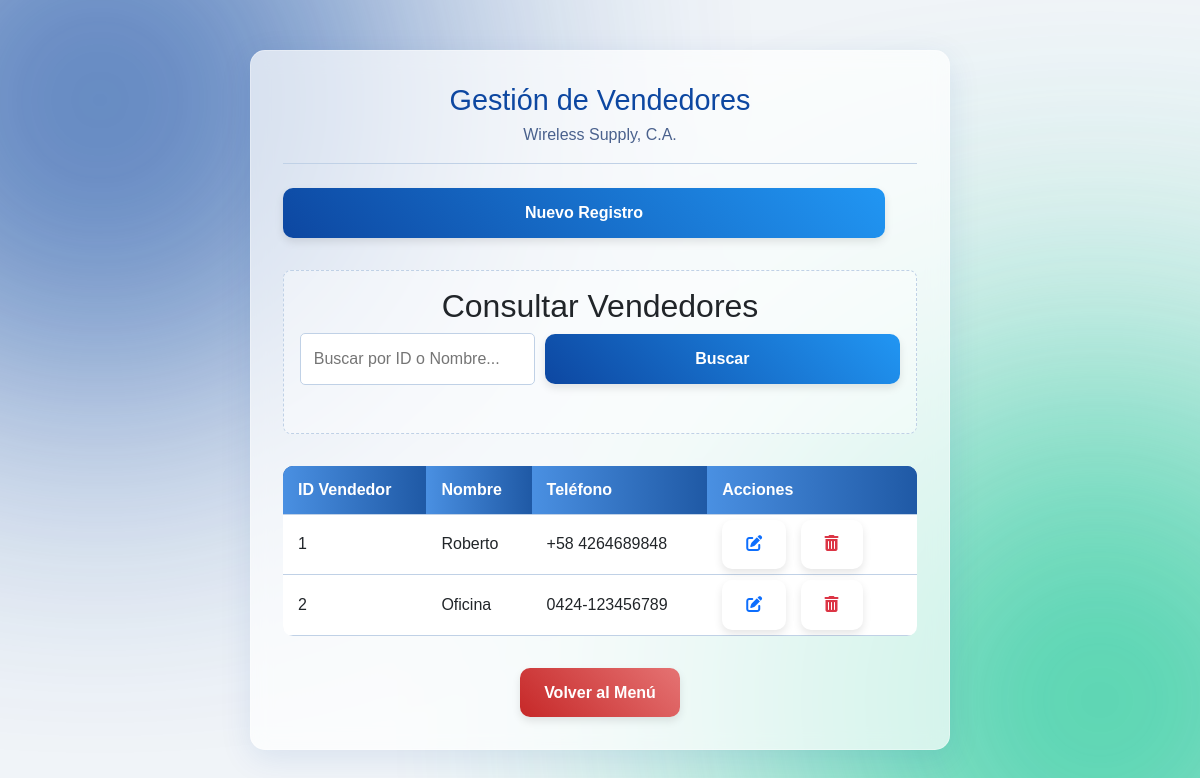
The page /paginas/gestion_vendedores.php on the database its author committed.
### tables this page shows
CREATE TABLE `vendedores` (
  `id_vendedor` int(11) NOT NULL,
  `nombre_vendedor` varchar(100) NOT NULL,
  `telefono_vendedor` varchar(20) NOT NULL
);

### paginas/gestion_vendedores.php (the view, shortened to what this page needs)
<?php
require_once 'conexion.php';
$search_term = isset($_GET['search']) ? $_GET['search'] : '';
$sql_base = "SELECT * FROM `vendedores`";
$sql = $sql_base;
if (!empty($search_term)) {
    $sql .= " WHERE `id_vendedor` LIKE ? OR `nombre_vendedor` LIKE ?";
    $stmt = $conn->prepare($sql);
    $search_param = "%" . $search_term . "%";
    $stmt->bind_param("ss", $search_param, $search_param);
    $stmt->execute();
    $result = $stmt->get_result();
} else {
    $result = $conn->query($sql);
}
?>
<!DOCTYPE html>
<html lang="es">
<head>
    <link href="../css/bootstrap.min.css" rel="stylesheet">
    <link href="../css/all.min.css" rel="stylesheet">
    <link rel="stylesheet" href="../css/style4.css">
    <link rel="stylesheet" href="../css/style3.css">
</head>
<body>
    <div class="register-container">
        <header class="register-header">
            <h1>Gestión de Vendedores</h1>
            <p>Wireless Supply, C.A.</p>
        </header>
        <div style="margin-bottom: 2em; margin-right:2em; text-align: center;">
            <a href="registro_vendedores.php" class="btn btn-primary">Nuevo Registro</a>
        </div>
        <div class="step-section">
            <h2>Consultar Vendedores</h2>
            <form action="gestion_vendedores.php" method="GET" class="search-form">
                <input type="text" name="search" placeholder="Buscar por ID o Nombre..." value="<?php echo htmlspecialchars($search_term); ?>">
                <button type="submit" class="btn btn-primary">Buscar</button>
            </form>
        </div>
        <div class="table-container">
            <table>
                <thead>
                    <tr>
                        <th>ID Vendedor</th>
                        <th>Nombre</th>
                        <th>Teléfono</th>
                        <th>Acciones</th>
                    </tr>
                </thead>
                <tbody>
                    <?php if ($result && $result->num_rows > 0): ?>
                        <?php while($row = $result->fetch_assoc()): ?>
                            <tr>
                                <td><?php echo htmlspecialchars($row['id_vendedor']); ?></td>
                                <td><?php echo htmlspecialchars($row['nombre_vendedor']); ?></td>
                                <td><?php echo htmlspecialchars($row['telefono_vendedor']); ?></td>
                               <td class="action-links">
                                   <a href="#"
                                       data-bs-toggle="modal"
                                       data-bs-target="#modalModificacionVendedor"
                                       data-id="<?php echo htmlspecialchars($row['id_vendedor']); ?>"
                                       data-nombre="<?php echo htmlspecialchars($row['nombre_vendedor']); ?>"
                                       data-telefono="<?php echo htmlspecialchars($row['telefono_vendedor']); ?>"
                                       class="btn btn-sm" title="Modificar Vendedor">
                                       <i class="fa-solid fa-pen-to-square text-primary"></i>
                                   </a>
                                   <a href="#"
                                       data-bs-href="gestion_vendedores.php?action=delete&id=<?php echo urlencode($row['id_vendedor']); ?>"
                                       data-bs-toggle="modal"
                                       data-bs-target="#eliminaModal"
                                       class="btn btn-sm"
                                       title="Eliminar Vendedor">
                                       <i class="fa-solid fa-trash-can text-danger"></i>
                                   </a>
                                </td>
                            </tr>
                        <?php endwhile; ?>
                    <?php else: ?>
                        <tr><td colspan="4">No se encontraron vendedores.</td></tr>
                    <?php endif; ?>
                </tbody>
            </table>
        </div>
        <div style="margin-top: 2em; text-align: center;">
            <a href="menu.php" class="btn btn-secondary">Volver al Menú</a>
        </div>
    </div>
</body>
</html>

### css/style4.css (style rules this page uses)
body { background-color: #f0f4f8; font-family: Arial, sans-serif; margin: 0; overflow-x: hidden; position: relative; z-index: 1; }
body::before, body::after { content: ''; position: fixed; border-radius: 50%; z-index: -1; filter: blur(150px); opacity: 0.8; animation: blob-move 20s infinite alternate cubic-bezier(0.68, -0.55, 0.265, 1.55); }
body::before { background: #0d47a1; width: 600px; height: 600px; top: -200px; left: -200px; }
body::after { background: #20c997; width: 700px; height: 700px; bottom: -250px; right: -250px; animation-delay: -10s; }
.register-container { max-width: 95%; padding: 1.5em; margin: 20px auto; background: rgba(255, 255, 255, 0.7); backdrop-filter: blur(10px); -webkit-backdrop-filter: blur(10px); border-radius: 15px; border: 1px solid rgba(255, 255, 255, 0.3); box-shadow: 0 8px 32px 0 rgba(13, 71, 161, 0.1); z-index: 2; position: relative; }
.table-container { margin-top: 2em; background: rgba(255, 255, 255, 0.5); border-radius: 10px; overflow: hidden; }
table { width: 100%; border-collapse: collapse; box-shadow: none; }
th, td { padding: 12px 15px; text-align: left; border-bottom: 1px solid rgba(192, 209, 230, 0.6); }
th { background: linear-gradient(90deg, #4A90E2, #1F59A5); color: white; }
.btn { display: inline-block; padding: 0.8em 1.2em; border-radius: 10px; font-size: 1em; font-weight: bold; text-decoration: none; transition: all 0.3s cubic-bezier(0.175, 0.885, 0.32, 1.275); box-shadow: 0 4px 8px rgba(0, 0, 0, 0.1); border: none; }
.btn-primary { background: linear-gradient(45deg, #0d47a1, #2196f3); color: white; }
.search-form { display: flex; gap: 10px; align-items: center; }
.action-links { padding-top: 5px !important; padding-bottom: 5px !important; }

### css/style3.css (style rules this page uses)
body { background-color: #f0f4f8; font-family: Arial, sans-serif; display: flex; justify-content: center; align-items: center; min-height: 100vh; margin: 0; overflow-x: hidden; position: relative; z-index: 1; }
body::before, body::after { content: ''; position: fixed; border-radius: 50%; z-index: -1; filter: blur(150px); opacity: 0.8; animation: blob-move 20s infinite alternate cubic-bezier(0.68, -0.55, 0.265, 1.55); }
body::before { background: #0d47a1; width: 600px; height: 600px; top: -200px; left: -200px; }
body::after { background: #20c997; width: 700px; height: 700px; bottom: -250px; right: -250px; animation-delay: -10s; }
.register-container { background: rgba(255, 255, 255, 0.7); backdrop-filter: blur(10px); -webkit-backdrop-filter: blur(10px); border-radius: 15px; border: 1px solid rgba(255, 255, 255, 0.3); box-shadow: 0 8px 32px 0 rgba(13, 71, 161, 0.1); padding: 2em; width: 90%; max-width: 700px; text-align: center; margin: 20px auto; z-index: 2; }
.register-header h1 { color: #0d47a1; font-size: 1.8em; margin: 0 0 0.2em 0; }
.register-header p { color: #4a618d; font-size: 1em; border-bottom: 1px solid #c0d1e6; padding-bottom: 1em; margin-bottom: 1.5em; }
.step-section { padding: 1em; border: 1px dashed #c0d1e6; border-radius: 8px; background-color: rgba(255, 255, 255, 0.4); margin-bottom: 1.5em; }
.btn { display: inline-block; padding: 0.8em 1.5em; border-radius: 10px; cursor: pointer; font-size: 1em; font-weight: bold; text-decoration: none; transition: all 0.3s cubic-bezier(0.175, 0.885, 0.32, 1.275); box-shadow: 0 4px 8px rgba(0, 0, 0, 0.1); border: none; }
.btn-primary { background: linear-gradient(45deg, #0d47a1, #2196f3); color: white; width: 100%; }
.btn-secondary { background: linear-gradient(45deg, #c62828, #e57373); color: white; border: none; }

### paginas/gestion_vendedores.php (style rules this page uses)
.table-container { margin-top: 2em; overflow-x: auto; }
table { width: 100%; border-collapse: collapse; background-color: #fff; box-shadow: 0 4px 15px rgba(0,0,0,0.1); }
th, td { padding: 12px 15px; text-align: left; border-bottom: 1px solid #c0d1e6; }
th { background-color: #0d47a1; color: white; }
.action-links a { color: #2196f3; text-decoration: none; margin-right: 10px; }
.search-form { display: flex; gap: 10px; margin-bottom: 2em; }
.search-form input[type="text"] { flex-grow: 1; padding: 0.8em; border: 1px solid #c0d1e6; border-radius: 5px; }
.search-form button { padding: 0.8em 1.5em; }

### rows shown on the page
vendedores: id_vendedor "1", nombre_vendedor "Roberto", telefono_vendedor "+58 4264689848"
vendedores: id_vendedor "2", nombre_vendedor "Oficina", telefono_vendedor "0424-123456789"
